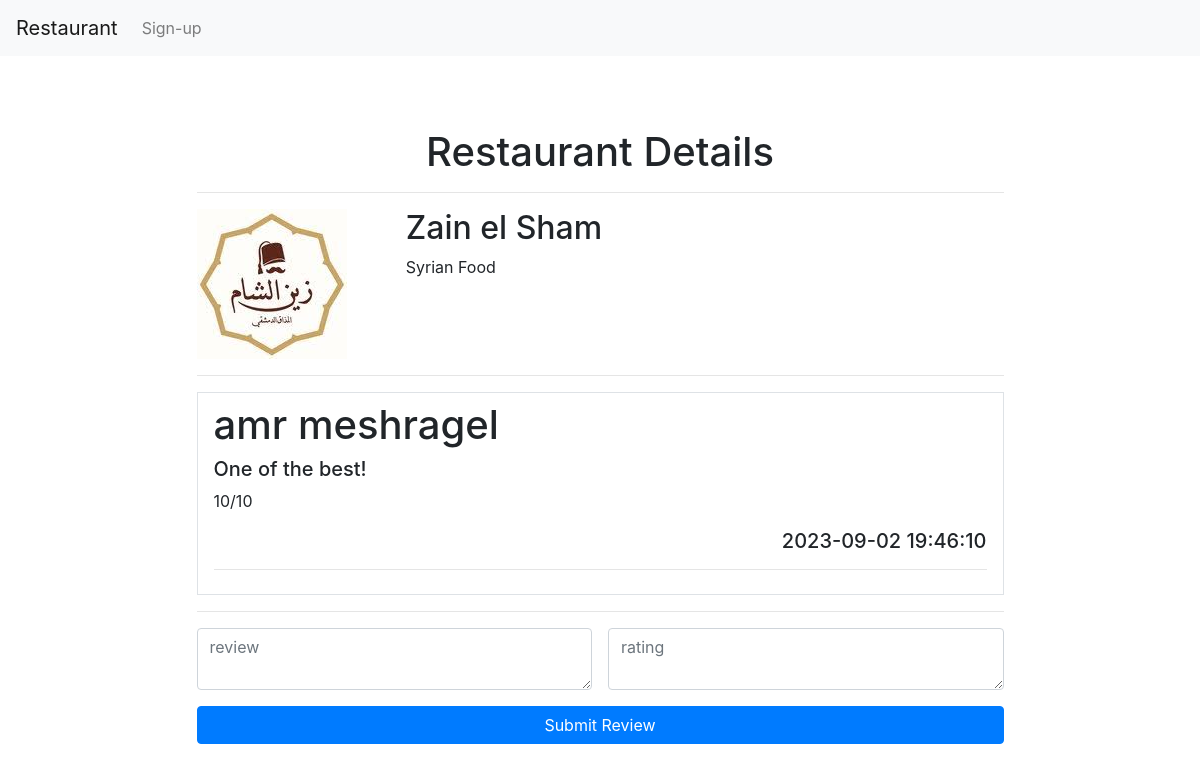
/restaurant/6, run on the app's committed database.
### tables this page shows
CREATE TABLE restaurants (
            id INTEGER PRIMARY KEY AUTOINCREMENT,
            title TEXT NOT NULL UNIQUE,
            description TEXT,
            image_url TEXT
           
        );

CREATE TABLE reviews (
            id INTEGER PRIMARY KEY AUTOINCREMENT,
            user_id INTEGER NOT NULL,
            restaurant_id INTEGER NOT NULL,
            rating INTEGER NOT NULL,
            review TEXT NOT NULL,
            timestamp TIMESTAMP DEFAULT CURRENT_TIMESTAMP,
            FOREIGN KEY (user_id) REFERENCES users (id),
            FOREIGN KEY (restaurant_id) REFERENCES restaurants (id)
           
        );

CREATE TABLE users (
			id INTEGER PRIMARY KEY AUTOINCREMENT,
            first_name TEXT NOT NULL,
            last_name TEXT NOT NULL,
            email TEXT NOT NULL UNIQUE,
			username TEXT NOT NULL UNIQUE,
			password TEXT NOT NULL
		);

### app.py (the view)
@app.route('/restaurant/<restaurant_id>',methods=['GET','POST'])
def getrestaurant(restaurant_id):
    if request.method == 'POST':
        review = request.form['review']
        rating = request.form['rating']
        user_id = session['user_id']
        db.add_review(connection, user_id, restaurant_id, rating, review)
        return redirect(url_for("getrestaurant", restaurant_id=restaurant_id))
    else:
        return render_template('view-restaurant.html', restaurant=db.get_restaurant(connection, restaurant_id), reviews = db.get_reviews_for_restaurant(connection, restaurant_id))

### db.py (called while the page is built)
def get_restaurant(connection, restaurant_id):
    cursor = connection.cursor()
    query = '''SELECT * FROM restaurants WHERE id = ?'''
    cursor.execute(query, (restaurant_id,))
    return cursor.fetchone()

def get_reviews_for_restaurant(connection, restaurant_id):
    cursor = connection.cursor()
    query = '''
        SELECT  users.first_name, users.last_name, reviews.review, reviews.rating, reviews.timestamp
        FROM reviews
        JOIN users ON reviews.user_id = users.id
        WHERE reviews.restaurant_id = ?
    '''
    cursor.execute(query, (restaurant_id,))
    return cursor.fetchall()

### templates/view-restaurant.html (shortened to what this page needs)
<!DOCTYPE html>
<html lang="en">
<head>
    <link rel="stylesheet" href="https://maxcdn.bootstrapcdn.com/bootstrap/4.5.2/css/bootstrap.min.css">
</head>
<body >
    <nav class="navbar navbar-expand-lg navbar-light bg-light">
        <a class="navbar-brand" href="#">Restaurant</a>
        <div class="collapse navbar-collapse" id="navbarScroll">
          <ul class="navbar-nav mr-auto my-2 my-lg-0 navbar-nav-scroll" style="max-height: 100px;">
            {% if 'username' not in session %}
            <li class="nav-item">
              <a class="nav-link" href="/signup">Sign-up</a>
            </li>
            {% endif %}
          </ul>
        </div>
      </nav>
    <div class="container" >
        <div class="row justify-content-center">
            <div class="col-md-9 col-lg-9 form-container p-4 mt-5 me-1">
                <div class="row mb-3">
                    <div class="col-12 text-center">
                        <h1>Restaurant Details</h1>
                        <hr/>
                    </div>
                    <div class="col-3">
                        <img src="{{url_for('static', filename=restaurant[3])}}" alt="" width="150" class="img-fluid" />
                    </div>
                    <div class="col">
                        <h2>{{restaurant[1]}}</h2>
                        <p>{{restaurant[2]}}</p>
                    </div>
                </div>
                <hr />
                <div>
                    {% for review in reviews %}
                    <div class="col-md-12 col-lg-12 py-2 px-3 mt-1 border border-3">
                        <h1>{{review[0]}} {{review[1]}}</h1>
                        <h5>{{review[2]}}</h5>
                        <p>{{review[3]}}</p>
                        <div class="text-right">
                            <h5>{{review[4]}}</h5>
                        </div>
                        <hr/>
                    </div>
                    {% endfor %}
                </div>
                <hr />
                <form class="login-form" method="post"
                    action="{{ url_for('getrestaurant', restaurant_id=restaurant[0]) }}">
                    <div class="d-flex flex-column">
                        <div class="mb-3 d-inline-flex">
                            <textarea class="form-control mr-2" placeholder="review" required name="review"></textarea>
                            <textarea type="number" class="form-control ml-2" placeholder="rating" required name="rating"></textarea>
                        </div>
                        <button type="submit" class="btn btn-primary">Submit Review</button>
                    </div>
                </form>
            </div>
        </div>
    </div>
</body>
</html>

### data on the page
restaurants: image_url (picture), title "Zain el Sham", description "Syrian Food"
reviews: first_name "amr", last_name "meshragel", review "One of the best!", rating "10/10", timestamp "2023-09-02 19:46:10"
